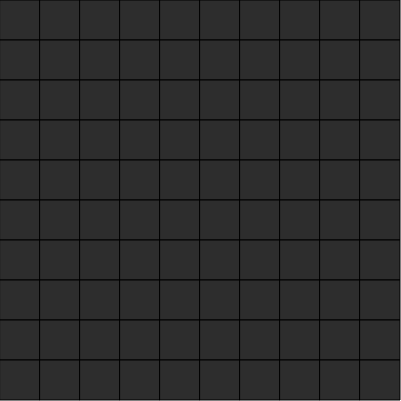
Frame 1 (no input)
Frame 60 (no input): identical to frame 1, image omitted
Frame 120 (the mouse pressed at the canvas centre since frame 60): identical to frame 1, image omitted

The p5.js sketch that drew this single still picture (run headless with seeded random() and noise() and a simulated clock; from frame 60 on, the mouse is pressed at the canvas centre):

// p5.js sketch
// ── sketch.js
let b = new Board(10, 10);
let gameOver = false;

function setup() {


	createCanvas(401, 401);


	b.setBoard();
	b.configureBoard()
	b.display();


}

function draw() {

	background(255);

	if(gameOver) {
		fill(255, 0, 0);
		textAlign(CENTER, CENTER);
		rect(0, 0, 400, 400);
		fill(0);
		text("GAME OVER", 0, 0, 400, 400)
	} else {
		for(let i = 0; i < b.board.length; i++) {
			for(let j = 0; j < b.board.length; j++) {
				let s = b.board[i][j] + "";

				if(b.revealed[i][j] == true) {

					fill(0);
					textAlign(CENTER, CENTER);
					rect(i * 40, j * 40, 40, 40);
					fill(255);
					text(s, i * 40, j * 40, 40, 40);
				} else {
					fill(45);
					rect(i * 40, j * 40, 40, 40);
				}
			}
		}
	}
}

function mouseClicked() {

	let x = Math.floor(mouseX);
	let y = Math.floor(mouseY);


	gameOver = b.reveal(Math.floor(x / 40), Math.floor(y / 40));
	

}


function keyPressed() {

	switch(key) {
		case 'w':
			console.log("pressed w");
			let randX = Math.floor(Math.random() * 10);
			let randY = Math.floor(Math.random() * 10);
			console.log()
			b.setRevealed(randX, randY);
			break;


	}
}
// ── Board.js
class Board {


	setBoard() {
		let t = this.bombs;


		while(t > 0) {
			let x = Math.floor(Math.random() * (this.size - 1));
			let y = Math.floor(Math.random() * (this.size - 1));

			this.board[x][y] = -1

			t--
		}
	}

	checkSurrounding(i, j) {

		var new_i = 0;
		var new_j = 0;
		let count = 0;

		let dirs = [ 
			[0, 1],
			[0, -1],
			[1, 0],
			[-1, 0],
			[1, 1],
			[1, -1],
			[-1, 1],
			[-1, -1],
		]

		if(this.board[i][j] == -1) {
			return 0;
		}

		for(let k = 0; k < dirs.length; k++) {
			new_i = i + dirs[k][0];
			console.log("New I is: " + new_i);
			new_j = j + dirs[k][1];
			console.log("New J is: " + new_j);

			if(new_i >= 0 && new_i < this.board.length && new_j >= 0 && new_j < this.board.length) {
				if(this.board[new_i][new_j] == -1) {
					count++;
				}
			}

		}

		return count;

	}

	configureBoard() {
		for(let i = 0; i < this.board.length; i++) {
			for(let j = 0; j < this.board.length; j++) {

				console.log("I: " + i + "J: " + j);
				this.board[i][j] += this.checkSurrounding(i, j);

			}
		}

	}

	reveal(i, j) {
		if(this.board[i][j] == -1){
			console.log("Game over");
			return true;
		} else if(this.board[i][j] != 0) {
			this.revealed[i][j] = true;
			return false;
		} else {

			this.revealHelper(i, j);
			return false;

		}



	}

	revealHelper(i, j) {

		if(i == 0 || i >= this.board.length || j == 0 || j >= this.board.length || this.revealed[i][j] == true || this.board[i][j] == -1) {
			return;
		} else if(this.board[i][j] > 0) {
			this.revealed[i][j] = true;
			return;
		} else {
			this.revealed[i][j] = true;

			this.revealHelper(i + 1, j);  
			this.revealHelper(i - 1, j);
			this.revealHelper(i, j + 1); 
			this.revealHelper(i, j - 1); 
			this.revealHelper(i + 1, j + 1); 
			this.revealHelper(i + 1, j - 1); 
			this.revealHelper(i - 1, j + 1);
			this.revealHelper(i - 1, j - 1);
		
		}


	}

	setRevealed(i, j) {
		this.revealed[i][j] = true;
	}

	display() {
		console.log(this.board);
	}

	constructor(size, bombs) {

		this.size = size;
		this.bombs = bombs;

		this.board = [...Array(size)].map(e => Array(size).fill(0));
		this.revealed = [...Array(size)].map(e => Array(size).fill(false));

	}



}
